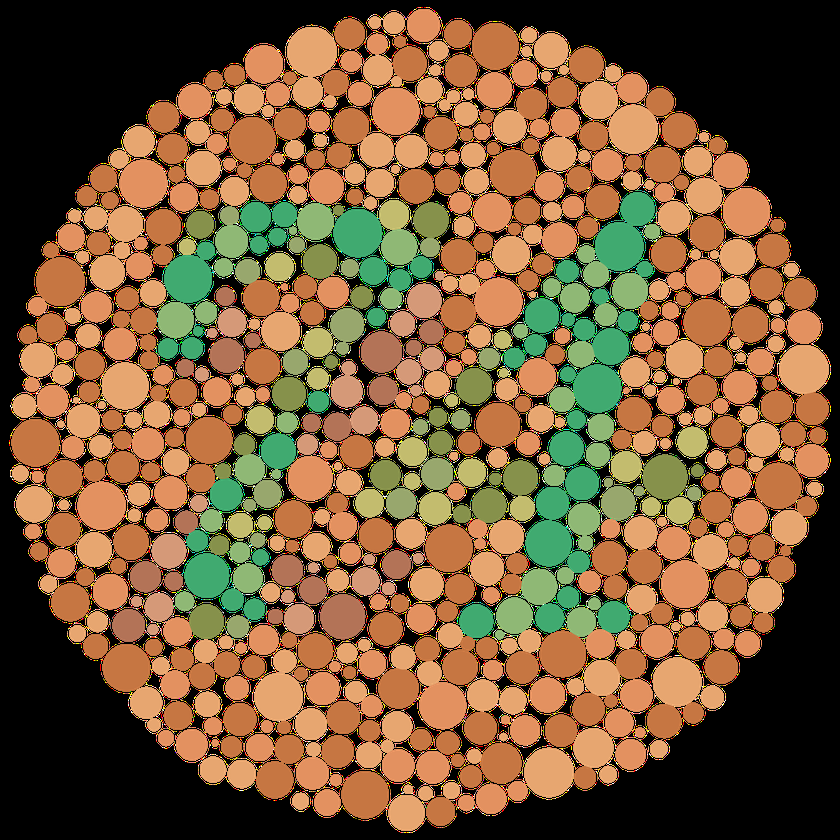
#> input picture images/ishiharaTest.png, 840 x 840 px, shrunk from 1200 x 1200 before the run
$ python color_test.py
#> lines starting #> are read from the running program, lines starting #| are printed output that depends on the picture
### color_utils.py
import numpy as np
import cv2
from skimage import color


def read_rgb(image_path: str) -> np.ndarray:
    # Read image as BGR
#> called with image_path = '../images/ishiharaTest.png'
    img_bgr = cv2.imread(image_path, cv2.IMREAD_COLOR)
#> img_bgr is the input picture: shape (840, 840, 3); mean B, G, R 56.5, 89.7, 119.8

    if img_bgr is None:
        raise FileNotFoundError(image_path)

    # Convert the BGR colors to the RGB pattern
    img_rgb = cv2.cvtColor(img_bgr, cv2.COLOR_BGR2RGB)

    # Normalize the color data to be between 0 and 1
    # 255 is because we colors can have a value between 0 and 255
    return (img_rgb.astype(np.float32) / 255.0).clip(0, 1)
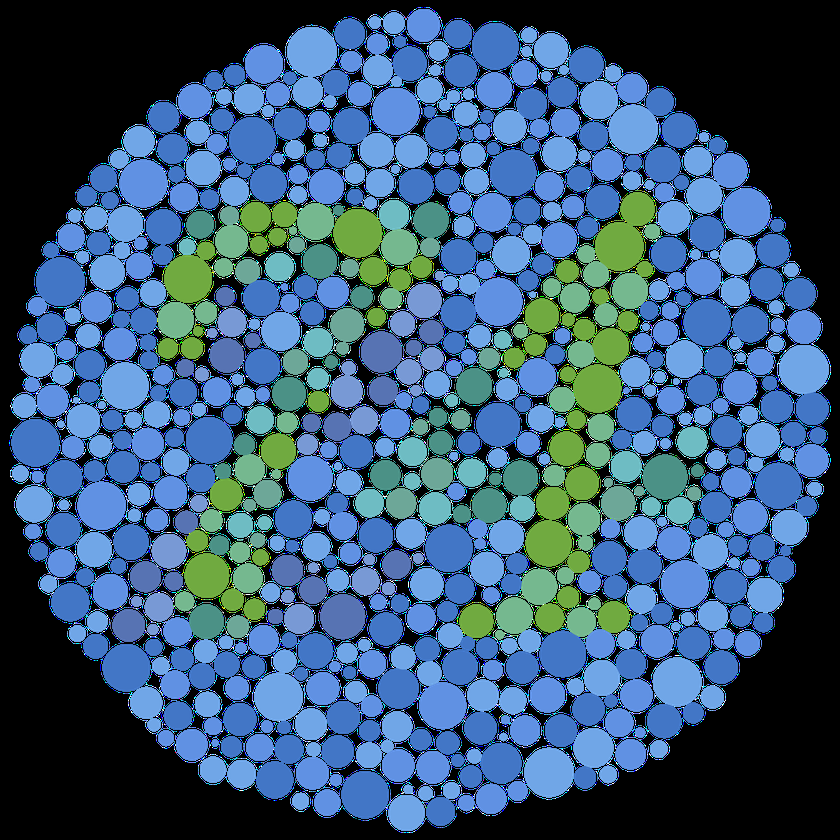
#> returned value: shape (840, 840, 3) float32; mean of channels 0, 1, 2 0.47, 0.352, 0.221; drawn as B, G, R


# [6 lines left out: function write_rgb, not called in this run]


# LAB
# L - Lightness
# A - Red/Green Value
# B - Blue/Yellow Value
def rgb_to_lab(img_rgb01: np.ndarray) -> np.ndarray:
    return color.rgb2lab(img_rgb01)


def lab_to_rgb(img_lab: np.ndarray) -> np.ndarray:
    return np.clip(color.lab2rgb(img_lab), 0, 1)


# deltaE_2000 returns how much a color is different from another one
# ~1 → Almost the same color
# ~2–5 → Visible difference
# > 10 → Complete different colors
# This method returns an array with the difference of color of each pixel, if images are passed as parameters
def deltaE_2000(color_1_lab: np.ndarray, color_2_lab: np.ndarray) -> np.ndarray:
    return color.deltaE_ciede2000(color_1_lab, color_2_lab)


# Convert sRGB to linear RGB
# [42 lines left out: functions srgb_to_linear, linear_to_srgb, not called in this run]


# Machado et al. matrix, severity 1.0, linear RGB
MATRIX_PROTAN = np.array([
    [0.152286, 1.052583, -0.204868],
    [0.114503, 0.786281, 0.099216],
    [-0.003882, -0.048116, 1.051998],
], dtype=np.float32)

MATRIX_DEUTAN = np.array([
    [0.367322, 0.860646, -0.227968],
    [0.280085, 0.672501, 0.047413],
    [-0.011820, 0.042940, 0.968881],
], dtype=np.float32)

MATRIX_TRITAN = np.array([
    [1.255528, -0.076749, -0.178779],
    [-0.078411, 0.930809, 0.147602],
    [0.004733, 0.691367, 0.303900],
], dtype=np.float32)

IDENTITY_MATRIX = np.eye(3, dtype=np.float32)


# [57 lines left out: functions severity_blend, apply_matrix, simulate_cvd, not called in this run]

### tests/color_test.py
from color_utils import *

img_ishihara = read_rgb("../images/ishiharaTest.png")
img_red = read_rgb("../images/vermelho.png")
#> (the run stopped early here; a loop or call above may not have finished)

$ run again, with images/saida_recolorida.png copied over images/ishiharaTest.png
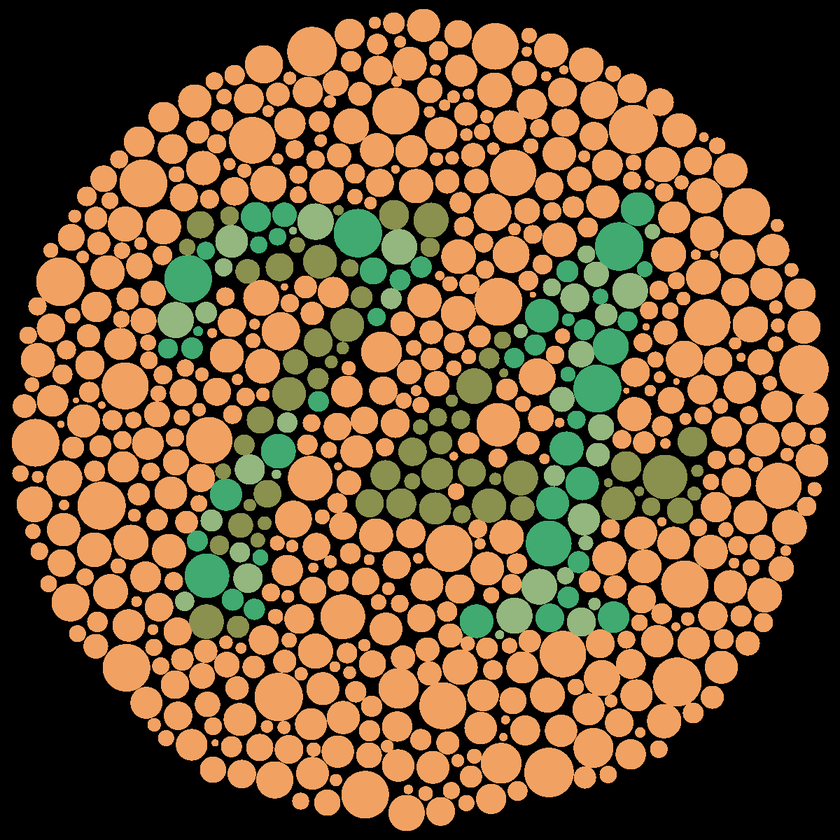
#> input picture images/saida_recolorida.png, 840 x 840 px, shrunk from 1200 x 1200 before the run
#> in read_rgb, img_bgr is the input picture: shape (840, 840, 3); mean B, G, R 53.2, 86.7, 114.3
#> in read_rgb, `return (img_rgb.astype(np.float32) / 255.0).clip(0, 1)`:
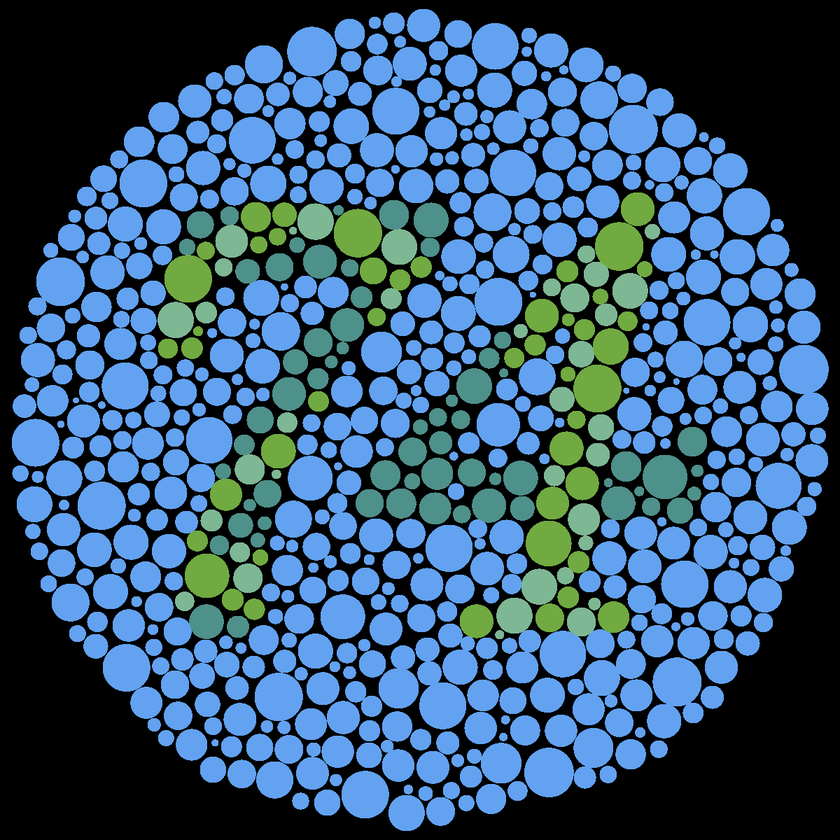
#> returned value: shape (840, 840, 3) float32; mean of channels 0, 1, 2 0.447, 0.341, 0.209; drawn as B, G, R
